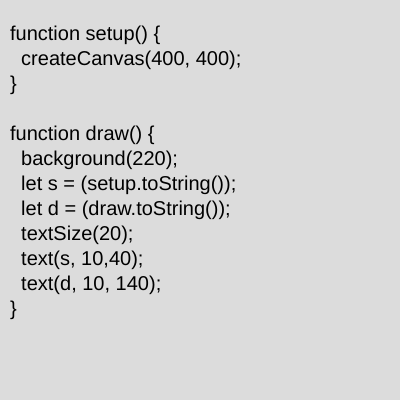
Frame 1 (no input)
Frame 60 (no input): identical to frame 1, image omitted
Frame 120 (the mouse pressed at the canvas centre since frame 60): identical to frame 1, image omitted

The p5.js sketch that drew this single still picture (run headless with seeded random() and noise() and a simulated clock; from frame 60 on, the mouse is pressed at the canvas centre):

// p5.js sketch
// ── sketch.js
function setup() {
  createCanvas(400, 400);
}

function draw() {
  background(220);
  let s = (setup.toString());
  let d = (draw.toString());
  textSize(20);
  text(s, 10,40);
  text(d, 10, 140);
}
